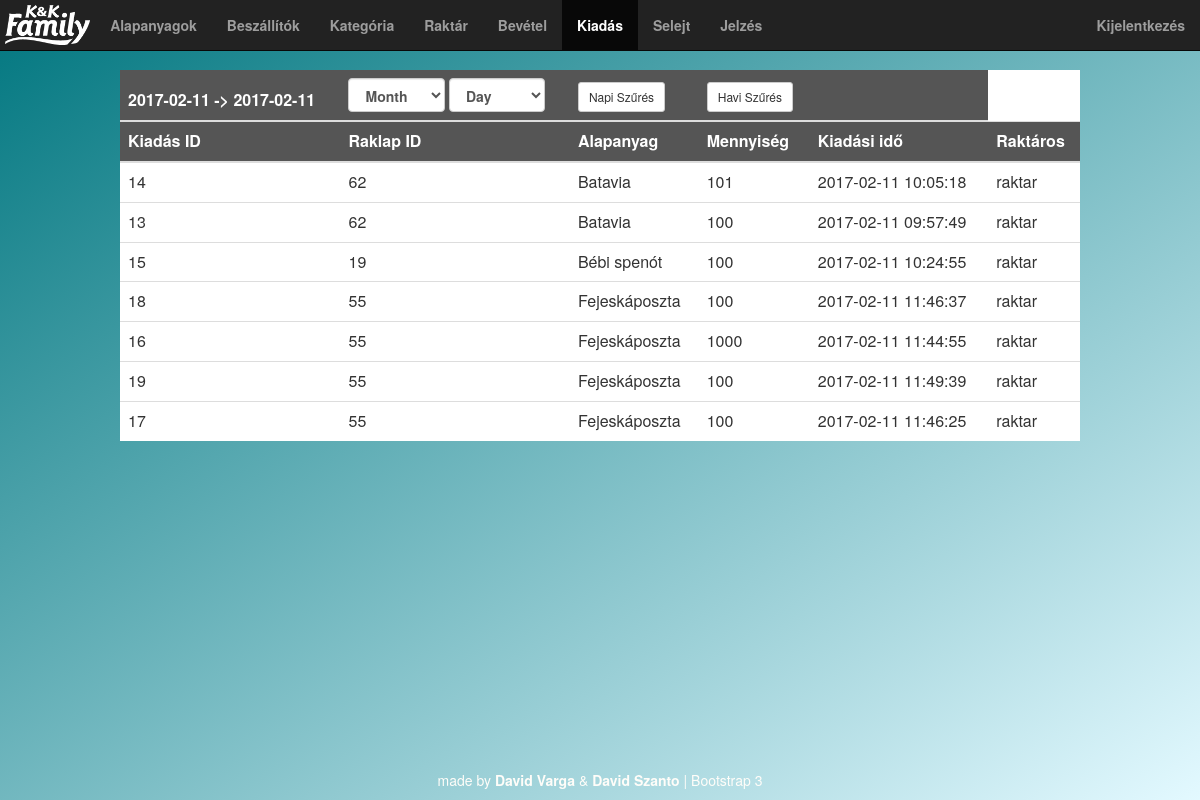
Page /admin/output.php on the committed database.
### tables this page shows
CREATE TABLE `pallet` (
  `id` int(11) NOT NULL,
  `quantity_form_id` int(11) NOT NULL,
  `product_id` int(11) NOT NULL,
  `supplier_id` int(11) NOT NULL,
  `time` timestamp NOT NULL DEFAULT CURRENT_TIMESTAMP,
  `amount` int(11) NOT NULL,
  `user_id` int(11) NOT NULL,
  `deleted` tinyint(1) NOT NULL DEFAULT '0'
);

CREATE TABLE `output` (
  `id` int(11) NOT NULL,
  `pallet_id` int(11) NOT NULL,
  `amount` int(11) NOT NULL,
  `time` timestamp NOT NULL DEFAULT CURRENT_TIMESTAMP,
  `user_id` int(11) NOT NULL,
  `deleted` tinyint(1) NOT NULL DEFAULT '0'
);

CREATE TABLE `product` (
  `id` int(11) NOT NULL,
  `name` varchar(50) NOT NULL,
  `category_id` int(11) NOT NULL,
  `type` int(11) NOT NULL,
  `deleted` tinyint(1) NOT NULL DEFAULT '0'
);

CREATE TABLE `user` (
  `id` int(11) NOT NULL,
  `name` varchar(50) NOT NULL,
  `password` varchar(50) NOT NULL,
  `type` int(11) NOT NULL,
  `deleted` tinyint(1) NOT NULL DEFAULT '0'
);

### helper/contentgenerator.php (the view, shortened to what this page needs)
<?php
require('datepicker.php');
function periodOutput($day,$last){
	$labels = array();
	$data = array();
	$mysqli = connect();
	if($results = $mysqli->query(
			"SELECT p.id as id, pr.name as product, o.amount as amount, o.time as time, u.name as user,o.id as o_id
 				FROM  pallet p, product pr, output o, user u
			where pr.id=p.product_id and o.pallet_id = p.id and o.user_id = u.id
			 and
			o.time >= '".$day." 00:00:00' and
			o.time <= '".$last." 23:59:59'
			and p.deleted = false and pr.deleted = false and o.deleted = false order by product")){
			 $str =  '<table class="table table-hover">';
			 $str .= '<thead>';
			 $str .= '<tr>';
			 $str .= '<th>'.$day." -> ".$last.'</th>';
			 $str .= '<th class="dateth">'.datepicker(true) .'</th>';
			 $str .= '<th><button class="btn btn-sm btn-default"  onclick="dailyOutput()">Napi Szűrés</button></th>';
			 $str .= '<th><button class="btn btn-sm btn-default"  onclick="monthlyOutput()">Havi Szűrés</button></th>';
			 $str .= '<th></th>';
			 $str .= '</tr>';
			 $str .= '<tr>';
			 $str .= '<th>Kiadás ID</th>';
			 $str .= '<th>Raklap ID</th>';
			 $str .= '<th>Alapanyag</th>';
			 $str .= '<th>Mennyiség</th>';
			 $str .= '<th>Kiadási idő</th>';
			 $str .= '<th>Raktáros</th>';
			 $str .= '</tr>';
			 $str .= '</thead>';
			 $i =false;
			 while($row = $results->fetch_assoc()) {
			 	if(in_array($row["product"],$labels))
			 	{
			 		$key = array_search($row["product"],$labels);
			 		$data[$key] = $data[$key]+(int)$row["amount"];
			 	}else{
			 		array_push($labels,$row["product"]);
			 		array_push($data,(int)$row["amount"]);
			 	}
			 	$str .= '<tr>';
			 $str .= '<td>'.$row["o_id"].'</td>';
			$str .= '<td>'.$row["id"].'</td>';
			$str .= '<td>'.$row["product"].'</td>';
			$str .= '<td>'.$row["amount"].'</td>';
			$str .= '<td>'.$row["time"].'</td>';
			$str .= '<td>'.$row["user"].'</td>';
			 	$str .= '</tr>';
			 	$i =true;
			 }
			 if($i){
			 	$str .= '</table>';
			 	print $str;
			 }else{
			 	print '<div class="alert alert-danger text-center centerBlock" role="alert" style="width: 90%"><strong>Semmmit nem adtak ki a raktárból!</strong></div>';
			 }
	}else{
		print mysqli_error($mysqli);
		print ("HIBA");
	}
}
?>

### css/styles.css (style rules this page uses)
body { background: red; background: -webkit-linear-gradient(left top, #00767F, #E3F9FF); background: -o-linear-gradient(bottom right, #00767F, #E3F9FF); background: -moz-linear-gradient(bottom right, #00767F, #E3F9FF); background: linear-gradient(to bottom right, #00767F, #E3F9FF); background-repeat: no-repeat; padding-top: 70px; }
.table { background-color: white; float: none; margin: 0 auto; width: 80%; }
thead { background-color: #555555; text-align:center; color:white; }
.dateth { color: #555555; }

### rows in the picture
pallet: output.id "14", id "62", product.name "Batavia", output.amount "101", output.time "2017-02-11 10:05:18", user.name "raktar", output.id "13", output.amount "100", output.time "2017-02-11 09:57:49"
pallet: output.id "15", id "19", product.name "Bébi spenót", output.amount "100", output.time "2017-02-11 10:24:55", user.name "raktar"
pallet: output.id "18", id "55", product.name "Fejeskáposzta", output.amount "100", output.time "2017-02-11 11:46:37", user.name "raktar", output.id "16", output.amount "1000", output.time "2017-02-11 11:44:55", output.id "19", output.time "2017-02-11 11:49:39", output.id "17", output.time "2017-02-11 11:46:25"

### other values in the picture
$day "2017-02-11"
$last "2017-02-11"
